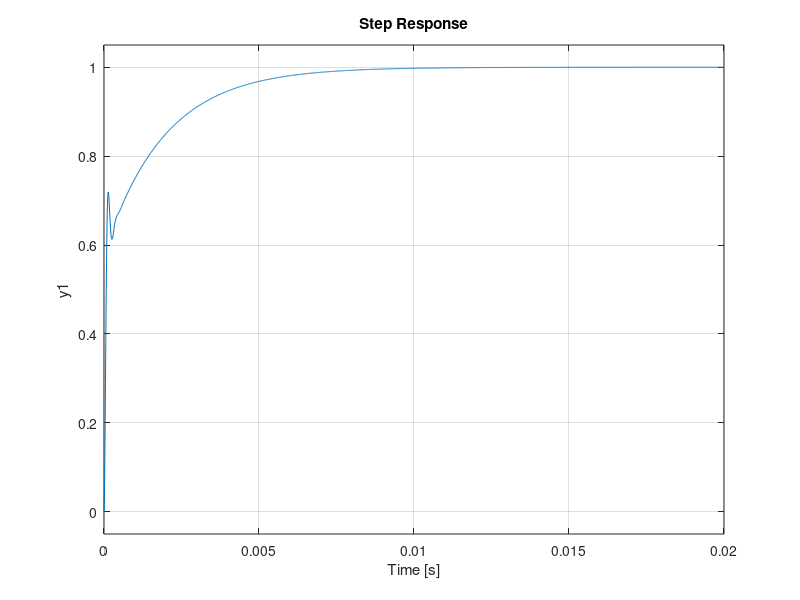

Reproduce this figure in MATLAB.
clear;
clc;
close all;
s = tf('s');


Vin = 12;
L=0.001;
C=3.3*10^(-6);
R=12;
num = (Vin/(L*C));
den_1 = 1/(R*C);
den_2 = (1/(L*C));

G = num/(s^2 + s*den_1 + den_2)
% C = 0.0853289948967*((s+3.005069519)/s)
% C = 0.043339950557*((s+23.8552480565)/s)
% C = 0.011408743309*((s+8760.79793206)/s)
C = 0.11408743309*((s+876.079793206)/s)


% G = 10/(1.25*s+1)
% C = 0.501493428*((s+10.105365601)/s)

malhafechada = feedback(G*C,1)
step(malhafechada)